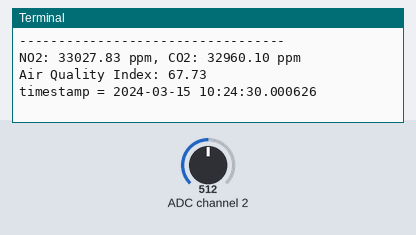
Bench run of a program on a simulated Raspberry Pi (BCM pin numbers). On the bench: the last lines printed to the terminal. The inputs (shaded band) are chosen by the test bench; at power-on: ADC channel 2 = 512 (analog values on the 0–1023 scale). The clock reads 2024-03-15 10:24:30 at power-on unless the program sets it.

Above: at 1.2 s.
1.3 s: ADC channel 2 set to 716
At 10.4 s:
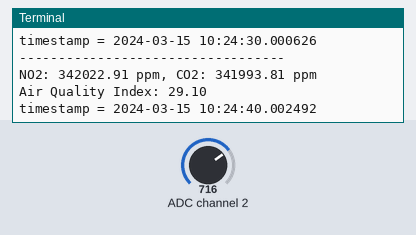
11.3 s: ADC channel 2 set to 900
At 20.5 s:
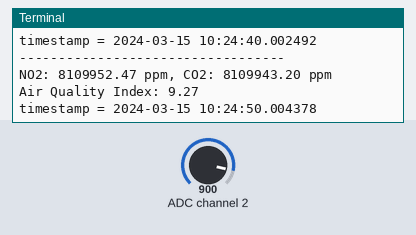

Measured:
- after the input at 1.3 s, the terminal: prints a new line after 8.7 s (image 1)
- after the input at 11.3 s, the terminal: prints a new line after 8.7 s (image 2)

The program:

MQ135_Test.py
```python
#  MQ135와 피코 연결하기
#     1) MQ135에는 4개의 핀이 있습니다. AO, DO, GND, VCC입니다.
#     2) AO는 Analog Data OUT의 약자이고, DO는 Digital Data OUT입니다. 우리는 실시간으로 측정되는
#         유해 가스량을 측정할 것이므로, AO핀을 사용합니다. AO핀을 GP 26번 (ADC 0번 채널)에 연결합니다.
#     3) GND는 피코의 GND, VCC는 피코의 5V에 각각 연결합니다.
#  생활환경(온도, 습도, 유해 가스량) 실시간 측정하는 코드
#  오늘은 처음 접하는 센서인 MQ135를 이용하여 유해가스량을 측정하는 코드를 살펴봅니다.
#     1) MQ135의 출력은 Analog Data입니다. 그러므로, ADC핀을 통해서 피코로 값을 읽어 옵니다.
#         > MQ135객체 생성 : mq = ADC(0)
#     2) MQ135에서 피코로 입력되는 값은 16진수의 전압값입니다. 이것을 저항으로 환산합니다.
#        > volt = (mq.read_u16() / 65535) * 3.3
#        > res = (3.3 - volt) * RLOAD / volt
#     3) Rs / Ro의 비를 구합니다.
#       > ratio = res / RZERO (Rs : MQ135의 전압을 저항으로 전환한 값 / Ro = Rzero)
#     4) 유해가스 농도를 산출합니다.
#         ① 이산화질소 : NO2 = PARA * math.pow(ratio, -PARB)
#         ② 이산화탄소 : CO2 = ratio * CO2_FACTOR * 400
#     5) NO2농도와 CO2농도를 합산하여 총 유해가스량으로 나타냅니다.


# 0.필요한 라이브러리 호출
import sys, math
import time
import spidev
from datetime import datetime

# 4-0.MQ135 객체 생성
mq_channel = 2

spi = spidev.SpiDev()
spi.open(0, 0)
spi.max_speed_hz = 100000

def readadc(adcnum) :
    if adcnum > 7 or adcnum < 0 :
        return -1
    r = spi.xfer2([1, 8 + adcnum << 4, 0])
    data = ((r[1] & 3 ) << 8) + r[2]
    return data

# 4-1.상수 설정 (센서 데이터시트를 기반으로 설정)
RLOAD = 10.0        # 로드 저항(kΩ)
RZERO = 76.63       # 센서 교정 값(깨끗한 공기 기준)
PARA = 116.6020682  # NO2 공식의 상수 A
PARB = 2.769034857  # NO2 공식의 상수 B
CO2_FACTOR = 1.3    # CO2 보정 계수 (센서 보정 필요)

# 4-2.유해 가스량 측정 함수
def hazadous_gas():
    mq_value = readadc(mq_channel)
    volt = (mq_value / 1023.0) * 3.3        # ADC 값(0~1023)을 전압(0~3.3V)으로 변환
    res = (3.3 - volt) * RLOAD / volt       # 전압을 저항으로 변환
    ratio = res / RZERO                     # Rs/Ro의 Ratio 산출
    NO2 = PARA * math.pow(ratio, -PARB)     # NO2 농도 산출
    CO2 = ratio * CO2_FACTOR * 400          # CO2 농도 산출
    airq = NO2 + CO2                        # 유해가스 총량
    return airq, NO2, CO2

# 5.전체 시스템 작동

try:
    while True:

        NO2, CO2, airq = hazadous_gas()

        timestamp = datetime.now()
        print("----------------------------------")
        print("NO2: {:.2f} ppm, CO2: {:.2f} ppm".format(NO2, CO2))
        print("Air Quality Index: {:.2f}".format(airq))
        print(f'timestamp = {timestamp}')
        time.sleep(10)

except KeyboardInterrupt:
    print("The system will be terminated!")
    sys.exit()
```
